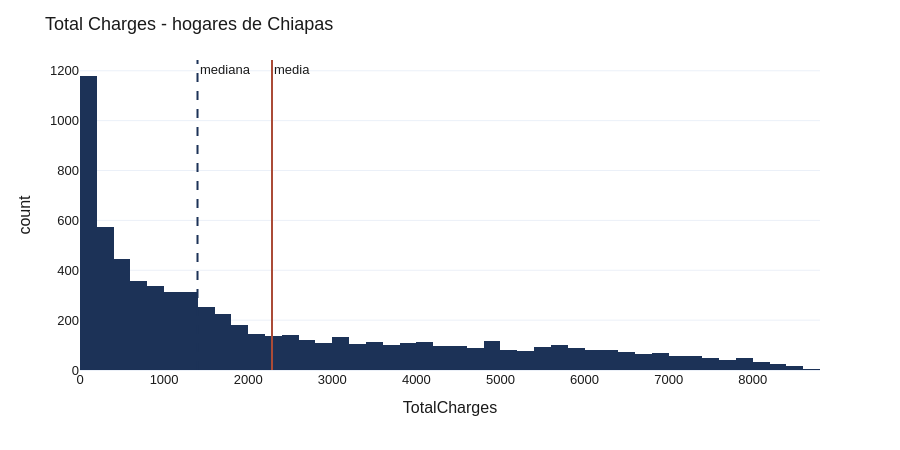

The notebook cell this image was saved under:
### Markdown cell above
**Distribución de TotalCharges después de castearlo a float.**

### Code cell
ic = df["TotalCharges"].dropna().reset_index(drop=True)
n = len(ic)

# Media: suma de valores / n
media_manual = ic.sum() / n

# Mediana: valor central tras ordenar (promedio de los dos centrales si n es par)
ic_ord = ic.sort_values().reset_index(drop=True)
if n % 2 == 1:
    mediana_manual = ic_ord.iloc[n // 2]
else:
    mediana_manual = (ic_ord.iloc[n // 2 - 1] + ic_ord.iloc[n // 2]) / 2

# Moda: valor con mayor frecuencia
conteos = ic.value_counts()
moda_manual = conteos.index[0]

print(f"n hogares: {n:,}")
print(f"Media    manual: {media_manual:>12,.2f}   pandas: {ic.mean():>12,.2f}")
print(f"Mediana  manual: {mediana_manual:>12,.2f}   pandas: {ic.median():>12,.2f}")
print(f"Moda     manual: {moda_manual:>12,.2f}   pandas: {ic.mode().iloc[0]:>12,.2f}")


fig = px.histogram(df, x="TotalCharges", nbins=60, template=PLOTLY_TEMPLATE,
                   color_discrete_sequence=[NAVY])
fig.add_vline(x=ic.mean(),   line_color=TERRA, line_width=2, annotation_text="media")
fig.add_vline(x=ic.median(), line_color=NAVY,  line_width=2, line_dash="dash", annotation_text="mediana")
fig.update_layout(title="Total Charges - hogares de Chiapas",
                  font=PLOTLY_FONT, width=900, height=450)
fig.show()

### Figure 1 — Plotly figure (JSON) as saved in the notebook; plotly's stock layout.template omitted (floating-point values rounded to 4 significant figures; data arrays with more than 128 entries replaced by an {"elided": "..."} marker saying what was removed)
{"data": [{"bingroup": "x", "hovertemplate": "TotalCharges=%{x}<br>count=%{y}<extra></extra>", "legendgroup": "", "marker": {"color": "#1C3257", "pattern": {"shape": ""}}, "name": "", "nbinsx": 60, "orientation": "v", "showlegend": false, "type": "histogram", "x": {"elided": "7043 float values"}, "xaxis": "x", "yaxis": "y"}], "layout": {"annotations": [{"showarrow": false, "text": "media", "x": 2283.0, "xanchor": "left", "xref": "x", "y": 1, "yanchor": "top", "yref": "y domain"}, {"showarrow": false, "text": "mediana", "x": 1397.0, "xanchor": "left", "xref": "x", "y": 1, "yanchor": "top", "yref": "y domain"}], "barmode": "relative", "font": {"color": "#1A1A1A", "family": "Helvetica, Arial, sans-serif", "size": 13}, "height": 450, "legend": {"tracegroupgap": 0}, "margin": {"t": 60}, "shapes": [{"line": {"color": "#AA4B37", "width": 2}, "type": "line", "x0": 2283.0, "x1": 2283.0, "xref": "x", "y0": 0, "y1": 1, "yref": "y domain"}, {"line": {"color": "#1C3257", "dash": "dash", "width": 2}, "type": "line", "x0": 1397.0, "x1": 1397.0, "xref": "x", "y0": 0, "y1": 1, "yref": "y domain"}], "title": {"text": "Total Charges - hogares de Chiapas"}, "width": 900, "xaxis": {"anchor": "y", "domain": [0, 1], "title": {"text": "TotalCharges"}}, "yaxis": {"anchor": "x", "domain": [0, 1], "title": {"text": "count"}}}}
